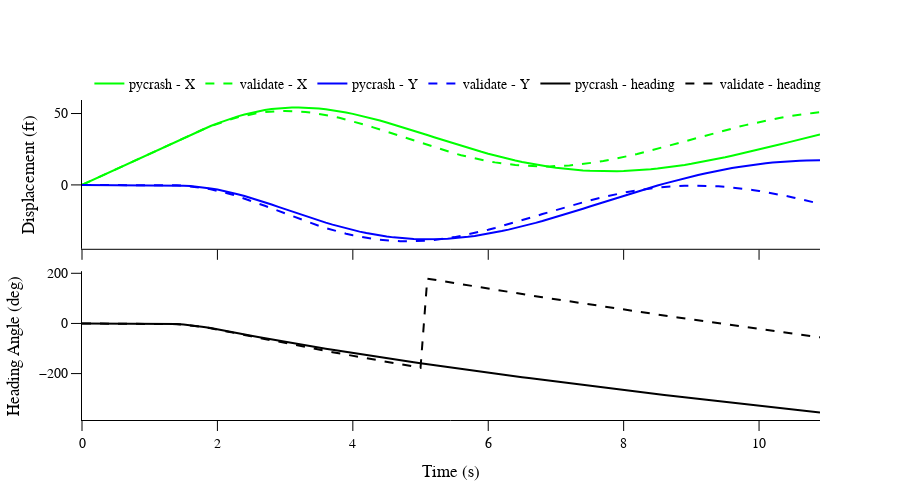
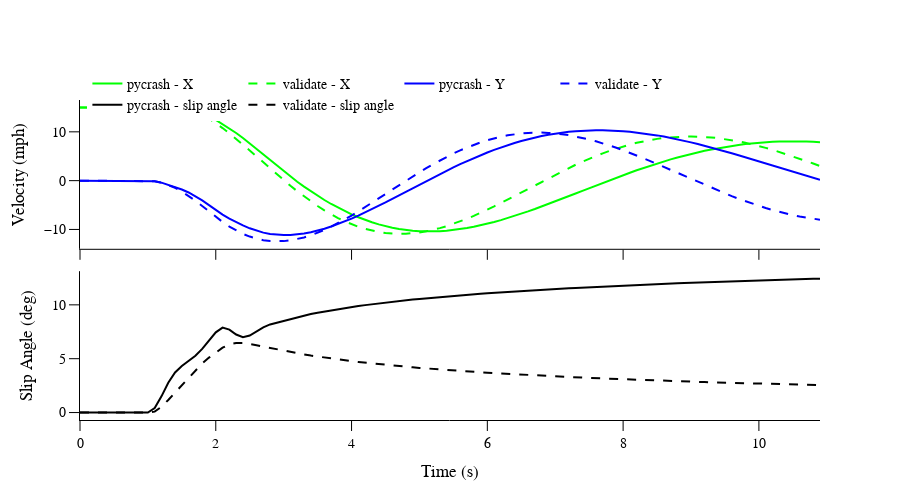

Notebook source saved alongside these figures, in order:
### Code cell
compare_kinematics(run.veh.model, df, 'pycrash', 'validate')
